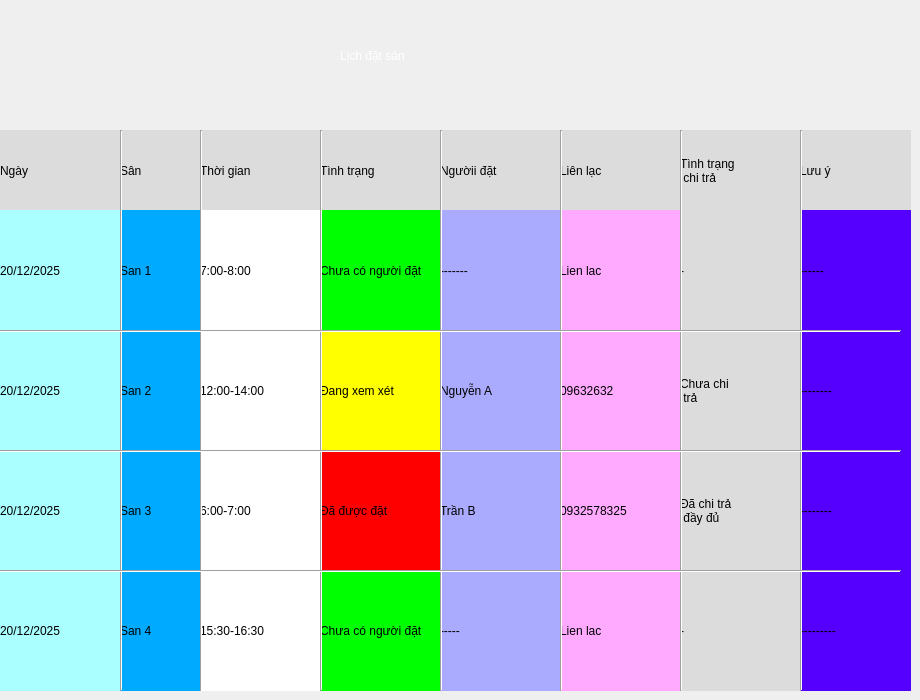
    <widget class="QWidget" name="page_2">
     <widget class="QLabel" name="label_7">
      <property name="geometry">
       <rect>
        <x>0</x>
        <y>130</y>
        <width>121</width>
        <height>81</height>
       </rect>
      </property>
      <property name="styleSheet">
       <string notr="true">background-color:rgb(220, 220, 220);
font: 14pt &quot;Segoe UI&quot;;
</string>
      </property>
      <property name="text">
       <string>Ngày</string>
      </property>
     </widget>
     <widget class="QLabel" name="label">
      <property name="geometry">
       <rect>
        <x>340</x>
        <y>30</y>
        <width>241</width>
        <height>51</height>
       </rect>
      </property>
      <property name="styleSheet">
       <string notr="true">font: 700 25pt &quot;Segoe UI&quot;;
color:rgb(255, 255, 255)</string>
      </property>
      <property name="text">
       <string>Lịch đặt sân</string>
      </property>
     </widget>
     <widget class="QLabel" name="label_47">
      <property name="geometry">
       <rect>
        <x>120</x>
        <y>130</y>
        <width>81</width>
        <height>81</height>
       </rect>
      </property>
      <property name="styleSheet">
       <string notr="true">background-color:rgb(220,220,220);
font: 14pt &quot;Segoe UI&quot;;
</string>
      </property>
      <property name="text">
       <string>Sân</string>
      </property>
     </widget>
     <widget class="QLabel" name="label_48">
      <property name="geometry">
       <rect>
        <x>200</x>
        <y>130</y>
        <width>121</width>
        <height>81</height>
       </rect>
      </property>
      <property name="styleSheet">
       <string notr="true">background-color:rgb(220,220,220);
font: 14pt &quot;Segoe UI&quot;;
</string>
      </property>
      <property name="text">
       <string>Thời gian</string>
      </property>
     </widget>
     <widget class="QLabel" name="label_49">
      <property name="geometry">
       <rect>
        <x>320</x>
        <y>130</y>
        <width>121</width>
        <height>81</height>
       </rect>
      </property>
      <property name="styleSheet">
       <string notr="true">background-color:rgb(220,220,220);
font: 14pt &quot;Segoe UI&quot;;
</string>
      </property>
      <property name="text">
       <string>Tình trạng</string>
      </property>
     </widget>
     <widget class="QLabel" name="label_50">
      <property name="geometry">
       <rect>
        <x>440</x>
        <y>130</y>
        <width>121</width>
        <height>81</height>
       </rect>
      </property>
      <property name="styleSheet">
       <string notr="true">background-color:rgb(220,220,220);
font: 14pt &quot;Segoe UI&quot;;
</string>
      </property>
      <property name="text">
       <string>Ngườii đặt</string>
      </property>
     </widget>
     <widget class="QLabel" name="label_51">
      <property name="geometry">
       <rect>
        <x>560</x>
        <y>130</y>
        <width>121</width>
        <height>81</height>
       </rect>
      </property>
      <property name="styleSheet">
       <string notr="true">background-color:rgb(220,220,220);
font: 14pt &quot;Segoe UI&quot;;
</string>
      </property>
      <property name="text">
       <string>Liên lạc</string>
      </property>
     </widget>
     <widget class="QLabel" name="label_52">
      <property name="geometry">
       <rect>
        <x>680</x>
        <y>130</y>
        <width>121</width>
        <height>81</height>
       </rect>
      </property>
      <property name="styleSheet">
       <string notr="true">background-color:rgb(220,220,220);
font: 14pt &quot;Segoe UI&quot;;
</string>
      </property>
      <property name="text">
       <string>Tình trạng
 chi trả</string>
      </property>
     </widget>
     <widget class="QLabel" name="label_53">
      <property name="geometry">
       <rect>
        <x>800</x>
        <y>130</y>
        <width>111</width>
        <height>81</height>
       </rect>
      </property>
      <property name="styleSheet">
       <string notr="true">background-color:rgb(220,220,220);
font: 14pt &quot;Segoe UI&quot;;
</string>
      </property>
      <property name="text">
       <string>Lưu ý</string>
      </property>
     </widget>
     <widget class="QLabel" name="label_8">
      <property name="geometry">
       <rect>
        <x>0</x>
        <y>210</y>
        <width>121</width>
        <height>121</height>
       </rect>
      </property>
      <property name="styleSheet">
       <string notr="true">background-color:rgb(170, 255, 255);
font: 14pt &quot;Segoe UI&quot;;
</string>
      </property>
      <property name="text">
       <string>20/12/2025</string>
      </property>
     </widget>
     <widget class="QLabel" name="label_9">
      <property name="geometry">
       <rect>
        <x>0</x>
        <y>330</y>
        <width>121</width>
        <height>121</height>
       </rect>
      </property>
      <property name="styleSheet">
       <string notr="true">background-color:rgb(170, 255, 255);
font: 14pt &quot;Segoe UI&quot;;
</string>
      </property>
      <property name="text">
       <string>20/12/2025</string>
      </property>
     </widget>
     <widget class="QLabel" name="label_10">
      <property name="geometry">
       <rect>
        <x>0</x>
        <y>450</y>
        <width>121</width>
        <height>121</height>
       </rect>
      </property>
      <property name="styleSheet">
       <string notr="true">background-color:rgb(170, 255, 255);
font: 14pt &quot;Segoe UI&quot;;
</string>
      </property>
      <property name="text">
       <string>20/12/2025</string>
      </property>
     </widget>
     <widget class="QLabel" name="label_11">
      <property name="geometry">
       <rect>
        <x>0</x>
        <y>570</y>
        <width>121</width>
        <height>121</height>
       </rect>
      </property>
      <property name="styleSheet">
       <string notr="true">background-color:rgb(170, 255, 255);
font: 14pt &quot;Segoe UI&quot;;
</string>
      </property>
      <property name="text">
       <string>20/12/2025</string>
      </property>
     </widget>
     <widget class="QLabel" name="label_54">
      <property name="geometry">
       <rect>
        <x>120</x>
        <y>210</y>
        <width>81</width>
        <height>121</height>
       </rect>
      </property>
      <property name="styleSheet">
       <string notr="true">background-color:rgb(0, 170, 255);
font: 14pt &quot;Segoe UI&quot;;
</string>
      </property>
      <property name="text">
       <string>San 1</string>
      </property>
     </widget>
     <widget class="QLabel" name="label_55">
      <property name="geometry">
       <rect>
        <x>120</x>
        <y>330</y>
        <width>81</width>
        <height>121</height>
       </rect>
      </property>
      <property name="styleSheet">
       <string notr="true">background-color:rgb(0, 170, 255);
font: 14pt &quot;Segoe UI&quot;;
</string>
      </property>
      <property name="text">
       <string>San 2</string>
      </property>
     </widget>
     <widget class="QLabel" name="label_56">
      <property name="geometry">
       <rect>
        <x>120</x>
        <y>450</y>
        <width>81</width>
        <height>121</height>
       </rect>
      </property>
      <property name="styleSheet">
       <string notr="true">background-color:rgb(0, 170, 255);
font: 14pt &quot;Segoe UI&quot;;
</string>
      </property>
      <property name="text">
       <string>San 3</string>
      </property>
     </widget>
     <widget class="QLabel" name="label_57">
      <property name="geometry">
       <rect>
        <x>120</x>
        <y>570</y>
        <width>81</width>
        <height>121</height>
       </rect>
      </property>
      <property name="styleSheet">
       <string notr="true">background-color:rgb(0, 170, 255);
font: 14pt &quot;Segoe UI&quot;;
</string>
      </property>
      <property name="text">
       <string>San 4</string>
      </property>
     </widget>
     <widget class="QLabel" name="label_58">
      <property name="geometry">
       <rect>
        <x>200</x>
        <y>210</y>
        <width>121</width>
        <height>121</height>
       </rect>
      </property>
      <property name="styleSheet">
       <string notr="true">background-color:rgb(255, 255, 255);
font: 14pt &quot;Segoe UI&quot;;
</string>
      </property>
      <property name="text">
       <string>7:00-8:00</string>
      </property>
     </widget>
     <widget class="QLabel" name="label_59">
      <property name="geometry">
       <rect>
        <x>200</x>
        <y>330</y>
        <width>121</width>
        <height>121</height>
       </rect>
      </property>
      <property name="styleSheet">
       <string notr="true">background-color:rgb(255, 255, 255);
font: 14pt &quot;Segoe UI&quot;;
</string>
      </property>
      <property name="text">
       <string>12:00-14:00</string>
      </property>
     </widget>
     <widget class="QLabel" name="label_60">
      <property name="geometry">
       <rect>
        <x>200</x>
        <y>450</y>
        <width>121</width>
        <height>121</height>
       </rect>
      </property>
      <property name="styleSheet">
       <string notr="true">background-color:rgb(255, 255, 255);
font: 14pt &quot;Segoe UI&quot;;
</string>
      </property>
      <property name="text">
       <string>6:00-7:00</string>
      </property>
     </widget>
     <widget class="QLabel" name="label_61">
      <property name="geometry">
       <rect>
        <x>200</x>
        <y>570</y>
        <width>121</width>
        <height>121</height>
       </rect>
      </property>
      <property name="styleSheet">
       <string notr="true">background-color:rgb(255, 255, 255);
font: 14pt &quot;Segoe UI&quot;;
</string>
      </property>
      <property name="text">
       <string>15:30-16:30</string>
      </property>
     </widget>
     <widget class="QLabel" name="label_62">
      <property name="geometry">
       <rect>
        <x>320</x>
        <y>210</y>
        <width>121</width>
        <height>121</height>
       </rect>
      </property>
      <property name="styleSheet">
       <string notr="true">background-color:rgb(0, 255, 0);
font: 14pt &quot;Segoe UI&quot;;
</string>
      </property>
      <property name="text">
       <string>Chưa có người đặt</string>
      </property>
     </widget>
     <widget class="QLabel" name="label_63">
      <property name="geometry">
       <rect>
        <x>320</x>
        <y>330</y>
        <width>121</width>
        <height>121</height>
       </rect>
      </property>
      <property name="styleSheet">
       <string notr="true">background-color:rgb(255, 255, 0);
font: 14pt &quot;Segoe UI&quot;;
</string>
      </property>
      <property name="text">
       <string>Đang xem xét</string>
      </property>
     </widget>
     <widget class="QLabel" name="label_64">
      <property name="geometry">
       <rect>
        <x>320</x>
        <y>450</y>
        <width>121</width>
        <height>121</height>
       </rect>
      </property>
      <property name="styleSheet">
       <string notr="true">background-color:rgb(255, 0, 0);
font: 14pt &quot;Segoe UI&quot;;
</string>
      </property>
      <property name="text">
       <string>Đã được đặt</string>
      </property>
     </widget>
     <widget class="QLabel" name="label_65">
      <property name="geometry">
       <rect>
        <x>320</x>
        <y>570</y>
        <width>121</width>
        <height>121</height>
       </rect>
      </property>
      <property name="styleSheet">
       <string notr="true">background-color:rgb(0, 255, 0);
font: 14pt &quot;Segoe UI&quot;;
</string>
      </property>
      <property name="text">
       <string>Chưa có người đặt</string>
      </property>
     </widget>
     <widget class="QLabel" name="label_66">
      <property name="geometry">
       <rect>
        <x>440</x>
        <y>210</y>
        <width>121</width>
        <height>121</height>
       </rect>
      </property>
      <property name="styleSheet">
       <string notr="true">background-color:rgb(170, 170, 255);
font: 14pt &quot;Segoe UI&quot;;
</string>
      </property>
      <property name="text">
       <string>-------</string>
      </property>
     </widget>
     <widget class="QLabel" name="label_67">
      <property name="geometry">
       <rect>
        <x>440</x>
        <y>330</y>
        <width>121</width>
        <height>121</height>
       </rect>
      </property>
      <property name="styleSheet">
       <string notr="true">background-color:rgb(170, 170, 255);
font: 14pt &quot;Segoe UI&quot;;
</string>
      </property>
      <property name="text">
       <string>Nguyễn A</string>
      </property>
     </widget>
     <widget class="QLabel" name="label_68">
      <property name="geometry">
       <rect>
        <x>440</x>
        <y>450</y>
        <width>121</width>
        <height>121</height>
       </rect>
      </property>
      <property name="styleSheet">
       <string notr="true">background-color:rgb(170, 170, 255);
font: 14pt &quot;Segoe UI&quot;;
</string>
      </property>
      <property name="text">
       <string>Trần B</string>
      </property>
     </widget>
     <widget class="QLabel" name="label_69">
      <property name="geometry">
       <rect>
        <x>440</x>
        <y>570</y>
        <width>121</width>
        <height>121</height>
       </rect>
      </property>
      <property name="styleSheet">
       <string notr="true">background-color:rgb(170, 170, 255);
font: 14pt &quot;Segoe UI&quot;;
</string>
      </property>
      <property name="text">
       <string>-----</string>
      </property>
     </widget>
     <widget class="QLabel" name="label_70">
      <property name="geometry">
       <rect>
        <x>560</x>
        <y>210</y>
        <width>121</width>
        <height>121</height>
       </rect>
      </property>
      <property name="styleSheet">
       <string notr="true">background-color:rgb(255, 170, 255);
font: 14pt &quot;Segoe UI&quot;;
</string>
      </property>
      <property name="text">
       <string>Lien lac</string>
      </property>
     </widget>
     <widget class="QLabel" name="label_71">
      <property name="geometry">
       <rect>
        <x>560</x>
        <y>330</y>
        <width>121</width>
        <height>121</height>
       </rect>
      </property>
      <property name="styleSheet">
       <string notr="true">background-color:rgb(255, 170, 255);
font: 14pt &quot;Segoe UI&quot;;
</string>
      </property>
      <property name="text">
       <string>09632632</string>
      </property>
     </widget>
     <widget class="QLabel" name="label_72">
      <property name="geometry">
       <rect>
        <x>560</x>
        <y>450</y>
        <width>121</width>
        <height>121</height>
       </rect>
      </property>
      <property name="styleSheet">
       <string notr="true">background-color:rgb(255, 170, 255);
font: 14pt &quot;Segoe UI&quot;;
</string>
      </property>
      <property name="text">
       <string>0932578325</string>
      </property>
     </widget>
     <widget class="QLabel" name="label_73">
      <property name="geometry">
       <rect>
        <x>560</x>
        <y>570</y>
        <width>121</width>
        <height>121</height>
       </rect>
      </property>
      <property name="styleSheet">
       <string notr="true">background-color:rgb(255, 170, 255);
font: 14pt &quot;Segoe UI&quot;;
</string>
      </property>
      <property name="text">
       <string>Lien lac</string>
      </property>
     </widget>
     <widget class="QLabel" name="label_74">
      <property name="geometry">
       <rect>
        <x>680</x>
        <y>210</y>
        <width>121</width>
        <height>121</height>
       </rect>
      </property>
      <property name="styleSheet">
       <string notr="true">background-color:rgb(220,220,220);
font: 14pt &quot;Segoe UI&quot;;
</string>
      </property>
      <property name="text">
       <string>-</string>
      </property>
     </widget>
     <widget class="QLabel" name="label_75">
      <property name="geometry">
       <rect>
        <x>680</x>
        <y>330</y>
        <width>121</width>
        <height>121</height>
       </rect>
      </property>
      <property name="styleSheet">
       <string notr="true">background-color:rgb(220,220,220);
font: 14pt &quot;Segoe UI&quot;;
</string>
      </property>
      <property name="text">
       <string>Chưa chi
 trả</string>
      </property>
     </widget>
     <widget class="QLabel" name="label_76">
      <property name="geometry">
       <rect>
        <x>680</x>
        <y>450</y>
        <width>121</width>
        <height>121</height>
       </rect>
      </property>
      <property name="styleSheet">
       <string notr="true">background-color:rgb(220,220,220);
font: 14pt &quot;Segoe UI&quot;;
</string>
      </property>
      <property name="text">
       <string>Đã chi trả
 đầy đủ</string>
      </property>
     </widget>
     <widget class="QLabel" name="label_77">
      <property name="geometry">
       <rect>
        <x>680</x>
        <y>570</y>
        <width>121</width>
        <height>121</height>
       </rect>
      </property>
      <property name="styleSheet">
       <string notr="true">background-color:rgb(220,220,220);
font: 14pt &quot;Segoe UI&quot;;
</string>
      </property>
      <property name="text">
       <string>-</string>
      </property>
     </widget>
     <widget class="QLabel" name="label_78">
      <property name="geometry">
       <rect>
        <x>800</x>
        <y>210</y>
        <width>111</width>
        <height>121</height>
       </rect>
      </property>
      <property name="styleSheet">
       <string notr="true">background-color:rgb(85, 0, 255);
font: 14pt &quot;Segoe UI&quot;;
</string>
      </property>
      <property name="text">
       <string>------</string>
      </property>
     </widget>
     <widget class="QLabel" name="label_79">
      <property name="geometry">
       <rect>
        <x>800</x>
        <y>330</y>
        <width>111</width>
        <height>121</height>
       </rect>
      </property>
      <property name="styleSheet">
       <string notr="true">background-color:rgb(85, 0, 255);
font: 14pt &quot;Segoe UI&quot;;
</string>
      </property>
      <property name="text">
       <string>--------</string>
      </property>
     </widget>
     <widget class="QLabel" name="label_80">
      <property name="geometry">
       <rect>
        <x>800</x>
        <y>450</y>
        <width>111</width>
        <height>121</height>
       </rect>
      </property>
      <property name="styleSheet">
       <string notr="true">background-color:rgb(85, 0, 255);
font: 14pt &quot;Segoe UI&quot;;
</string>
      </property>
      <property name="text">
       <string>--------</string>
      </property>
     </widget>
     <widget class="QLabel" name="label_81">
      <property name="geometry">
       <rect>
        <x>800</x>
        <y>570</y>
        <width>111</width>
        <height>121</height>
       </rect>
      </property>
      <property name="styleSheet">
       <string notr="true">background-color:rgb(85, 0, 255);
font: 14pt &quot;Segoe UI&quot;;
</string>
      </property>
      <property name="text">
       <string>---------</string>
      </property>
     </widget>
     <widget class="Line" name="line">
      <property name="geometry">
       <rect>
        <x>120</x>
        <y>130</y>
        <width>3</width>
        <height>561</height>
       </rect>
      </property>
      <property name="orientation">
       <enum>Qt::Orientation::Vertical</enum>
      </property>
     </widget>
     <widget class="Line" name="line_2">
      <property name="geometry">
       <rect>
        <x>200</x>
        <y>130</y>
        <width>3</width>
        <height>561</height>
       </rect>
      </property>
      <property name="orientation">
       <enum>Qt::Orientation::Vertical</enum>
      </property>
     </widget>
     <widget class="Line" name="line_3">
      <property name="geometry">
       <rect>
        <x>320</x>
        <y>130</y>
        <width>3</width>
        <height>561</height>
       </rect>
      </property>
      <property name="orientation">
       <enum>Qt::Orientation::Vertical</enum>
      </property>
     </widget>
     <widget class="Line" name="line_4">
      <property name="geometry">
       <rect>
        <x>440</x>
        <y>130</y>
        <width>3</width>
        <height>561</height>
       </rect>
      </property>
      <property name="orientation">
       <enum>Qt::Orientation::Vertical</enum>
      </property>
     </widget>
     <widget class="Line" name="line_5">
      <property name="geometry">
       <rect>
        <x>560</x>
        <y>130</y>
        <width>3</width>
        <height>561</height>
       </rect>
      </property>
      <property name="orientation">
       <enum>Qt::Orientation::Vertical</enum>
      </property>
     </widget>
     <widget class="Line" name="line_6">
      <property name="geometry">
       <rect>
        <x>680</x>
        <y>130</y>
        <width>3</width>
        <height>561</height>
       </rect>
      </property>
      <property name="orientation">
       <enum>Qt::Orientation::Vertical</enum>
      </property>
     </widget>
     <widget class="Line" name="line_7">
      <property name="geometry">
       <rect>
        <x>800</x>
        <y>130</y>
        <width>3</width>
        <height>561</height>
       </rect>
      </property>
      <property name="orientation">
       <enum>Qt::Orientation::Vertical</enum>
      </property>
     </widget>
     <widget class="Line" name="line_8">
      <property name="geometry">
       <rect>
        <x>0</x>
        <y>330</y>
        <width>901</width>
        <height>3</height>
       </rect>
      </property>
      <property name="orientation">
       <enum>Qt::Orientation::Horizontal</enum>
      </property>
     </widget>
     <widget class="Line" name="line_9">
      <property name="geometry">
       <rect>
        <x>0</x>
        <y>450</y>
        <width>901</width>
        <height>3</height>
       </rect>
      </property>
      <property name="orientation">
       <enum>Qt::Orientation::Horizontal</enum>
      </property>
     </widget>
     <widget class="Line" name="line_10">
      <property name="geometry">
       <rect>
        <x>0</x>
        <y>570</y>
        <width>901</width>
        <height>3</height>
       </rect>
      </property>
      <property name="orientation">
       <enum>Qt::Orientation::Horizontal</enum>
      </property>
     </widget>
    </widget>
